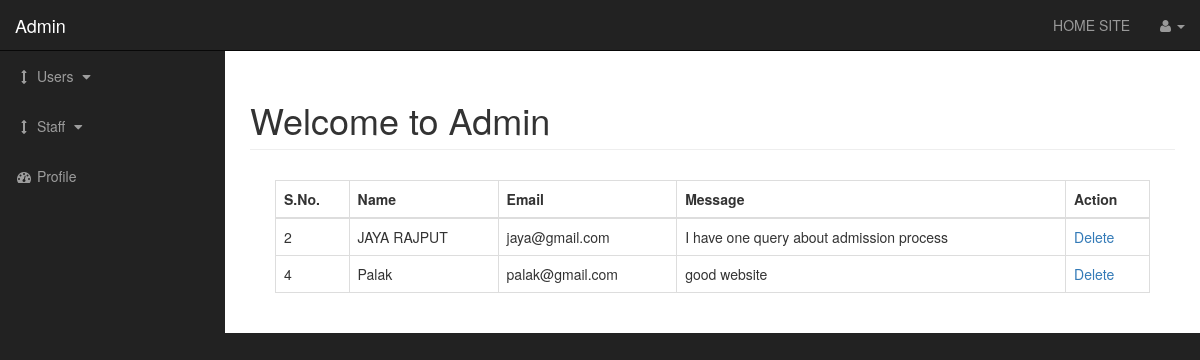
The page /admin (signed in) on the database its author committed.
### tables this page shows
CREATE TABLE `touch` (
  `sno` int(11) NOT NULL,
  `name` varchar(255) NOT NULL,
  `email` varchar(50) NOT NULL,
  `message` varchar(255) NOT NULL
);

### admin/functions.php (the view, shortened to what this page needs)
<?php
function findAllCategories()
{
    global $connection;
    $query = "SELECT * FROM touch";
    $select_category = mysqli_query($connection, $query);
    while ($row = mysqli_fetch_assoc($select_category)) {
        $sno = $row['sno'];
        $name = $row['name'];
        $email = $row['email'];
        $message = $row['message'];
        echo "<tr>";
        echo "<td>{$sno}</td>";
        echo "<td>{$name}</td>";
        echo "<td>{$email}</td>";
        echo "<td>{$message}</td>";
        echo "<td><a href='data.php?delete={$sno}'>Delete</a></td>";
        echo "</tr>";
    }
}
?>

### admin/css/sb-admin.css (style rules this page uses)
body { margin-top: 100px; background-color: #222; }
@media (min-width:768px) { body { margin-top: 50px; } }

### rows shown on the page
touch: sno "2", name "JAYA RAJPUT", email "jaya@gmail.com", message "I have one query about admission process"
touch: sno "4", name "Palak", email "palak@gmail.com", message "good website"
